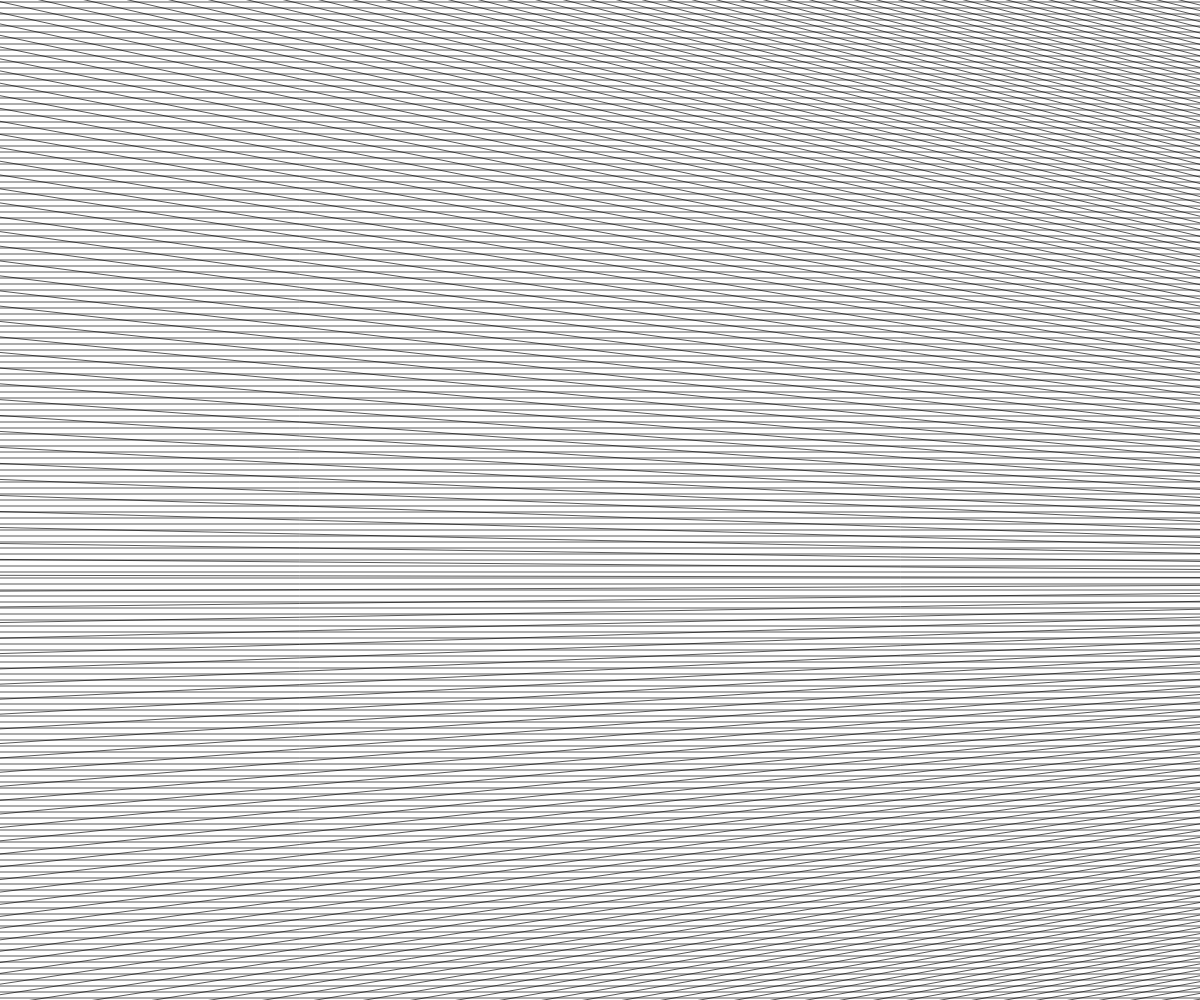
Frame 1 (no input)
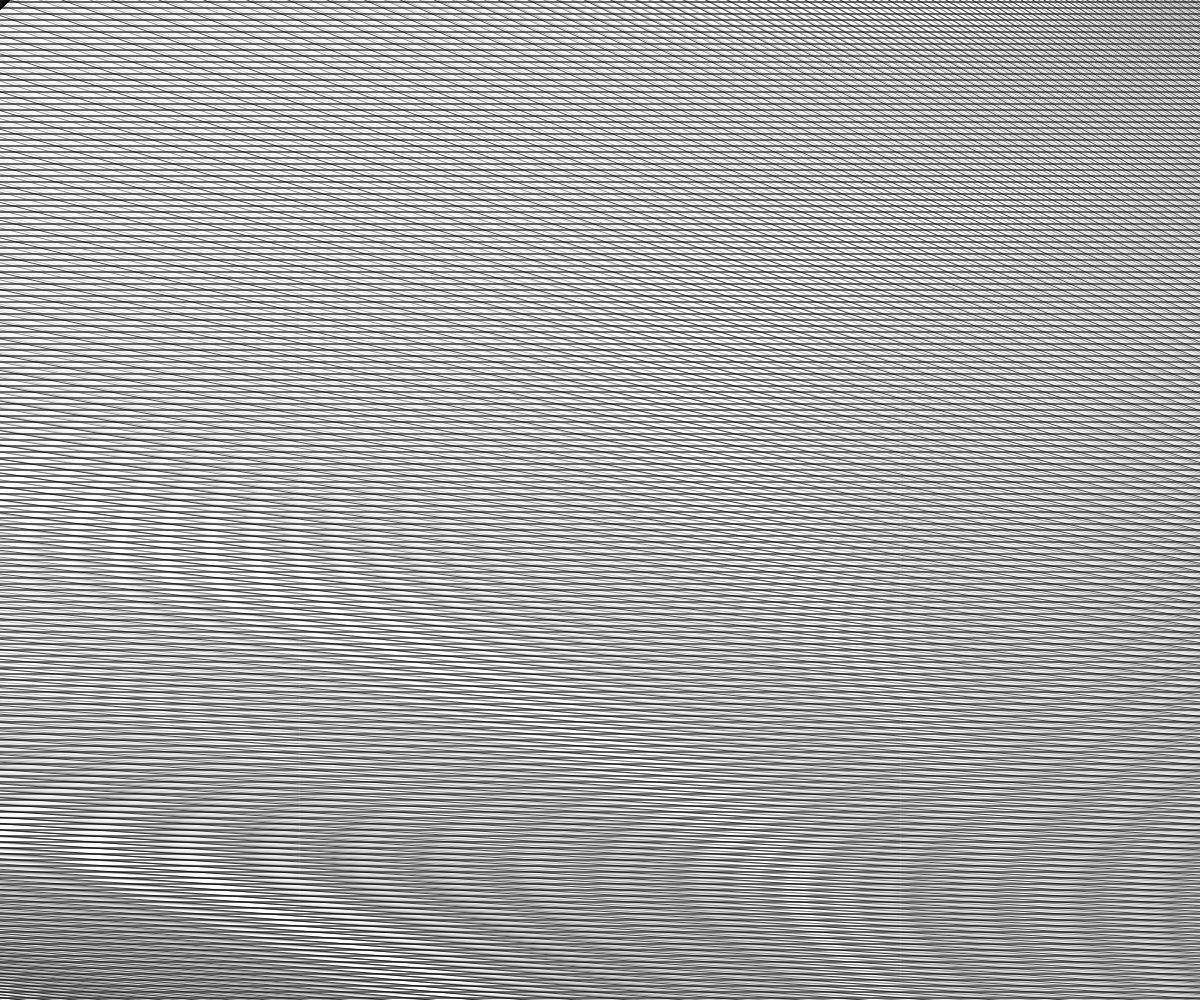
Frame 60 (no input)
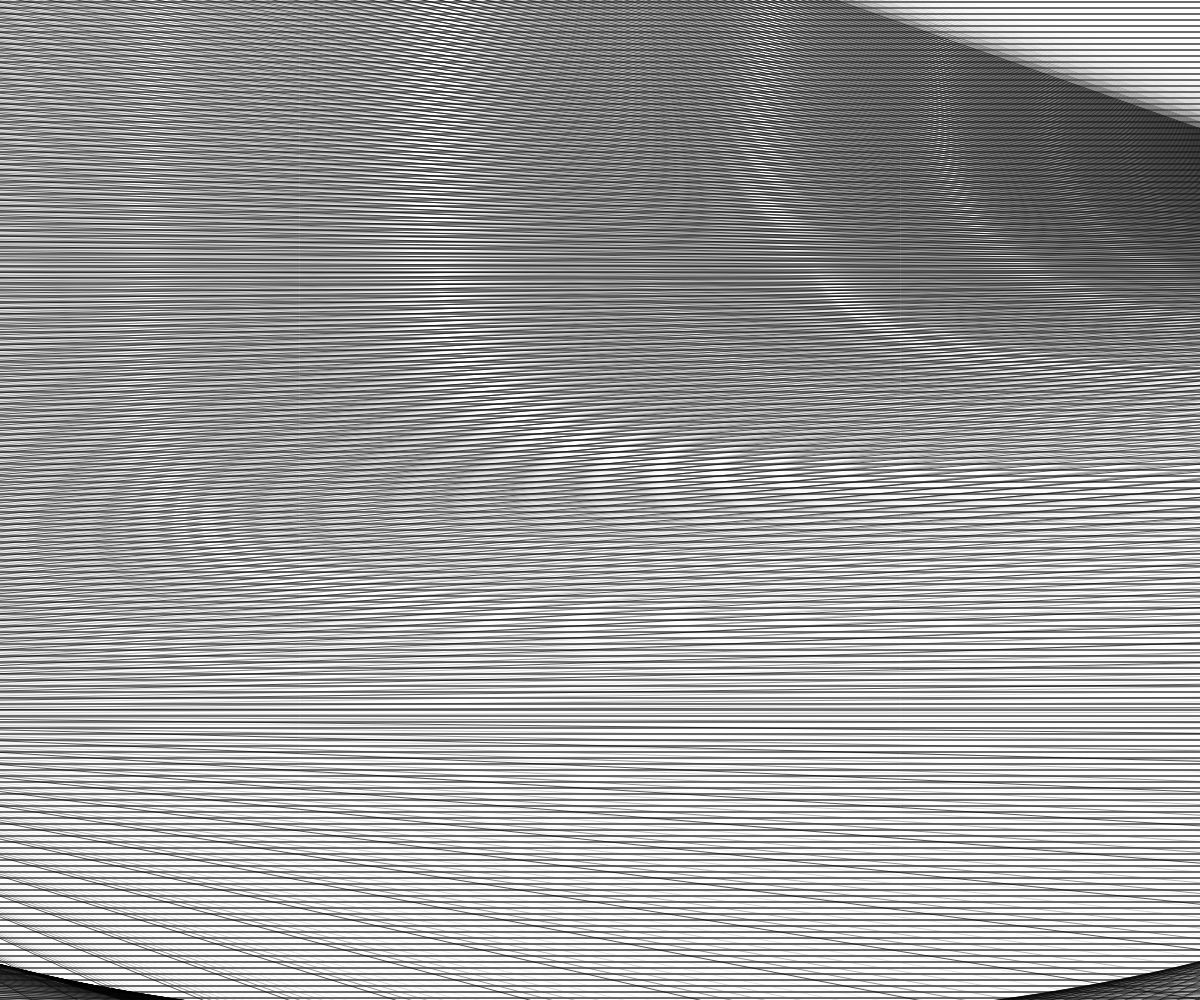
Frame 120 (the mouse pressed at the canvas centre since frame 60)

The p5.js sketch that drew these frames (run headless with seeded random() and noise() and a simulated clock; from frame 60 on, the mouse is pressed at the canvas centre):

// p5.js sketch
// ── sketch.js
let numLines = 300;
let angleOffset = 5.01;

function setup() {
  createCanvas(windowWidth, windowHeight);
  pixelDensity(1);
}

function draw() {
  background(255, 90);

  translate(width / 2, height / 2);

  // Automatic movement
  let t = millis() * 0.00012;

  let autoX = sin(t * 0.7) * width * 0.3;
  let autoY = cos(t * 0.5) * height * 0.3;

  // Mouse / touch
  let inputX = 0;
  let inputY = 0;

  if (touches.length > 0) {
    inputX = touches[0].x - width / 2;
    inputY = touches[0].y - height / 2;
  } else {
    inputX = mouseX - width / 2;
    inputY = mouseY - height / 2;
  }

  // Combine automatic movement + touch
  let fx = autoX + inputX * 0.5;
  let fy = autoY + inputY * 0.5;

  // Fixed number of lines
  let drawSize = max(width, height) * 1.5;
  let spacing = drawSize / numLines;

  for (let i = 0; i < numLines; i++) {

    let y = -drawSize / 2 + i * spacing;

    let angle = atan2(y - fy, fx);

    let x1 = -drawSize / 2;
    let x2 = drawSize / 2;

    // Fading
    let d = dist(fx, fy, 0, 0);
    let alpha = map(d, 0, width / 2, 255, 80, true);

    stroke(0, alpha);

    // Horizontal line
    line(x1, y, x2, y);

    // Diagonal lines
    let x3 = cos(angle + angleOffset * t) * drawSize / 2;
    let y3 = sin(angle + angleOffset * t) * drawSize / 2;

    line(x1, y, x3, y3);
    line(x2, y, x3, y3);
  }
}

function windowResized() {
  resizeCanvas(windowWidth, windowHeight);
}
